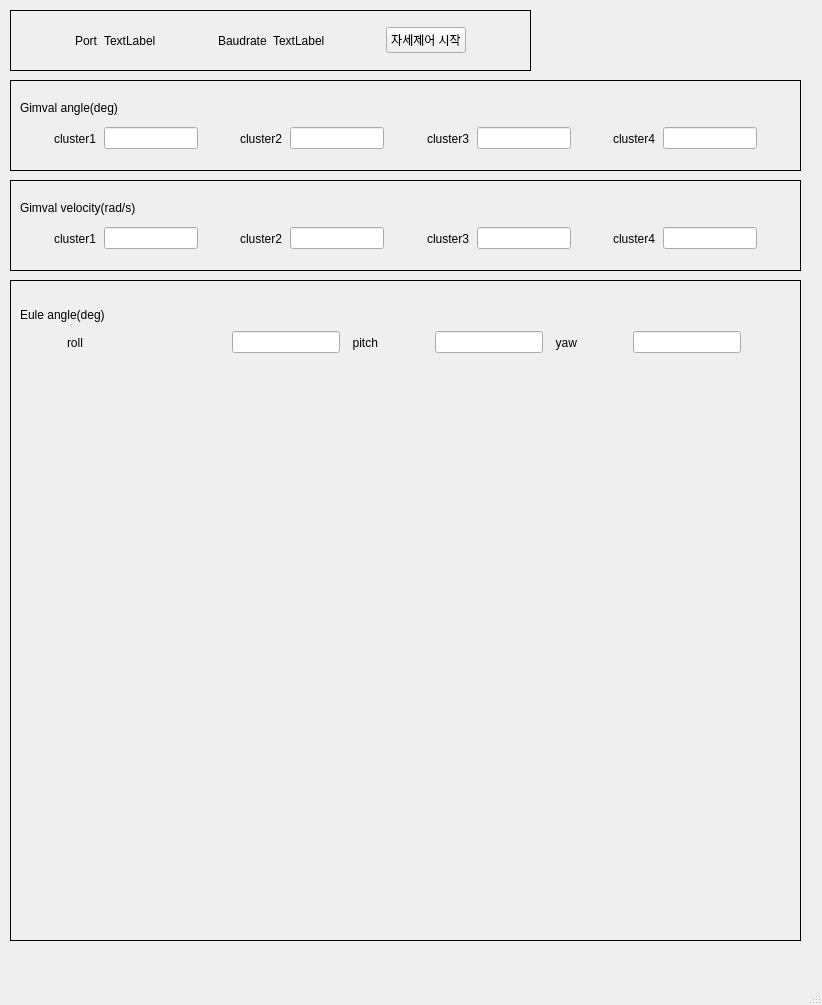
<?xml version="1.0" encoding="UTF-8"?>
<ui version="4.0">
 <class>MainWindow</class>
 <widget class="QMainWindow" name="MainWindow">
  <property name="geometry">
   <rect>
    <x>0</x>
    <y>0</y>
    <width>822</width>
    <height>1005</height>
   </rect>
  </property>
  <property name="windowTitle">
   <string>MainWindow</string>
  </property>
  <widget class="QWidget" name="centralwidget">
   <widget class="QFrame" name="frame">
    <property name="geometry">
     <rect>
      <x>10</x>
      <y>280</y>
      <width>791</width>
      <height>661</height>
     </rect>
    </property>
    <property name="frameShape">
     <enum>QFrame::Box</enum>
    </property>
    <property name="frameShadow">
     <enum>QFrame::Plain</enum>
    </property>
    <property name="lineWidth">
     <number>1</number>
    </property>
    <widget class="QWidget" name="verticalLayoutWidget_2">
     <property name="geometry">
      <rect>
       <x>10</x>
       <y>20</y>
       <width>771</width>
       <height>618</height>
      </rect>
     </property>
     <layout class="QVBoxLayout" name="verticalLayout_4">
      <property name="spacing">
       <number>0</number>
      </property>
      <item>
       <widget class="QLabel" name="label_27">
        <property name="minimumSize">
         <size>
          <width>0</width>
          <height>30</height>
         </size>
        </property>
        <property name="maximumSize">
         <size>
          <width>16777215</width>
          <height>30</height>
         </size>
        </property>
        <property name="text">
         <string>Eule angle(deg)</string>
        </property>
       </widget>
      </item>
      <item>
       <layout class="QHBoxLayout" name="horizontalLayout">
        <property name="spacing">
         <number>6</number>
        </property>
        <property name="leftMargin">
         <number>0</number>
        </property>
        <property name="topMargin">
         <number>0</number>
        </property>
        <property name="rightMargin">
         <number>50</number>
        </property>
        <property name="bottomMargin">
         <number>10</number>
        </property>
        <item>
         <spacer name="horizontalSpacer_3">
          <property name="orientation">
           <enum>Qt::Horizontal</enum>
          </property>
          <property name="sizeHint" stdset="0">
           <size>
            <width>40</width>
            <height>20</height>
           </size>
          </property>
         </spacer>
        </item>
        <item>
         <widget class="QLabel" name="label_3">
          <property name="minimumSize">
           <size>
            <width>0</width>
            <height>25</height>
           </size>
          </property>
          <property name="maximumSize">
           <size>
            <width>16777215</width>
            <height>30</height>
           </size>
          </property>
          <property name="text">
           <string>roll </string>
          </property>
         </widget>
        </item>
        <item>
         <spacer name="horizontalSpacer_9">
          <property name="orientation">
           <enum>Qt::Horizontal</enum>
          </property>
          <property name="sizeHint" stdset="0">
           <size>
            <width>40</width>
            <height>20</height>
           </size>
          </property>
         </spacer>
        </item>
        <item>
         <spacer name="horizontalSpacer_10">
          <property name="orientation">
           <enum>Qt::Horizontal</enum>
          </property>
          <property name="sizeHint" stdset="0">
           <size>
            <width>40</width>
            <height>20</height>
           </size>
          </property>
         </spacer>
        </item>
        <item>
         <spacer name="horizontalSpacer">
          <property name="orientation">
           <enum>Qt::Horizontal</enum>
          </property>
          <property name="sizeHint" stdset="0">
           <size>
            <width>40</width>
            <height>20</height>
           </size>
          </property>
         </spacer>
        </item>
        <item>
         <widget class="QLineEdit" name="lineEdit_3"/>
        </item>
        <item>
         <widget class="QLabel" name="label_2">
          <property name="maximumSize">
           <size>
            <width>16777215</width>
            <height>30</height>
           </size>
          </property>
          <property name="text">
           <string>  pitch </string>
          </property>
         </widget>
        </item>
        <item>
         <spacer name="horizontalSpacer_2">
          <property name="orientation">
           <enum>Qt::Horizontal</enum>
          </property>
          <property name="sizeHint" stdset="0">
           <size>
            <width>40</width>
            <height>20</height>
           </size>
          </property>
         </spacer>
        </item>
        <item>
         <widget class="QLineEdit" name="lineEdit_2"/>
        </item>
        <item>
         <widget class="QLabel" name="label">
          <property name="maximumSize">
           <size>
            <width>16777215</width>
            <height>30</height>
           </size>
          </property>
          <property name="text">
           <string>  yaw </string>
          </property>
         </widget>
        </item>
        <item>
         <spacer name="horizontalSpacer_4">
          <property name="orientation">
           <enum>Qt::Horizontal</enum>
          </property>
          <property name="sizeHint" stdset="0">
           <size>
            <width>40</width>
            <height>20</height>
           </size>
          </property>
         </spacer>
        </item>
        <item>
         <widget class="QLineEdit" name="lineEdit"/>
        </item>
       </layout>
      </item>
      <item>
       <widget class="QChartView" name="Eulerangle" native="true">
        <property name="minimumSize">
         <size>
          <width>0</width>
          <height>550</height>
         </size>
        </property>
       </widget>
      </item>
     </layout>
    </widget>
   </widget>
   <widget class="QFrame" name="frame_8">
    <property name="geometry">
     <rect>
      <x>10</x>
      <y>80</y>
      <width>791</width>
      <height>91</height>
     </rect>
    </property>
    <property name="frameShape">
     <enum>QFrame::Box</enum>
    </property>
    <property name="frameShadow">
     <enum>QFrame::Plain</enum>
    </property>
    <property name="lineWidth">
     <number>1</number>
    </property>
    <widget class="QWidget" name="verticalLayoutWidget_7">
     <property name="geometry">
      <rect>
       <x>10</x>
       <y>10</y>
       <width>771</width>
       <height>71</height>
      </rect>
     </property>
     <layout class="QVBoxLayout" name="verticalLayout_10">
      <property name="spacing">
       <number>0</number>
      </property>
      <item>
       <widget class="QLabel" name="label_32">
        <property name="minimumSize">
         <size>
          <width>0</width>
          <height>30</height>
         </size>
        </property>
        <property name="text">
         <string>Gimval angle(deg)</string>
        </property>
       </widget>
      </item>
      <item>
       <layout class="QHBoxLayout" name="horizontalLayout_6">
        <property name="spacing">
         <number>8</number>
        </property>
        <property name="leftMargin">
         <number>0</number>
        </property>
        <property name="topMargin">
         <number>0</number>
        </property>
        <property name="rightMargin">
         <number>0</number>
        </property>
        <property name="bottomMargin">
         <number>10</number>
        </property>
        <item>
         <spacer name="horizontalSpacer_31">
          <property name="orientation">
           <enum>Qt::Horizontal</enum>
          </property>
          <property name="sizeHint" stdset="0">
           <size>
            <width>40</width>
            <height>20</height>
           </size>
          </property>
         </spacer>
        </item>
        <item>
         <widget class="QLabel" name="label_11">
          <property name="minimumSize">
           <size>
            <width>0</width>
            <height>25</height>
           </size>
          </property>
          <property name="text">
           <string>cluster1</string>
          </property>
         </widget>
        </item>
        <item>
         <widget class="QLineEdit" name="lineEdit_18">
          <property name="maximumSize">
           <size>
            <width>100</width>
            <height>16777215</height>
           </size>
          </property>
         </widget>
        </item>
        <item>
         <spacer name="horizontalSpacer_33">
          <property name="orientation">
           <enum>Qt::Horizontal</enum>
          </property>
          <property name="sizeHint" stdset="0">
           <size>
            <width>40</width>
            <height>20</height>
           </size>
          </property>
         </spacer>
        </item>
        <item>
         <widget class="QLabel" name="label_22">
          <property name="text">
           <string>cluster2</string>
          </property>
         </widget>
        </item>
        <item>
         <widget class="QLineEdit" name="lineEdit_19">
          <property name="maximumSize">
           <size>
            <width>100</width>
            <height>16777215</height>
           </size>
          </property>
         </widget>
        </item>
        <item>
         <spacer name="horizontalSpacer_35">
          <property name="orientation">
           <enum>Qt::Horizontal</enum>
          </property>
          <property name="sizeHint" stdset="0">
           <size>
            <width>40</width>
            <height>20</height>
           </size>
          </property>
         </spacer>
        </item>
        <item>
         <widget class="QLabel" name="label_23">
          <property name="text">
           <string>cluster3</string>
          </property>
         </widget>
        </item>
        <item>
         <widget class="QLineEdit" name="lineEdit_20">
          <property name="maximumSize">
           <size>
            <width>100</width>
            <height>16777215</height>
           </size>
          </property>
         </widget>
        </item>
        <item>
         <spacer name="horizontalSpacer_34">
          <property name="orientation">
           <enum>Qt::Horizontal</enum>
          </property>
          <property name="sizeHint" stdset="0">
           <size>
            <width>40</width>
            <height>20</height>
           </size>
          </property>
         </spacer>
        </item>
        <item>
         <widget class="QLabel" name="label_24">
          <property name="text">
           <string>cluster4</string>
          </property>
         </widget>
        </item>
        <item>
         <widget class="QLineEdit" name="lineEdit_21">
          <property name="maximumSize">
           <size>
            <width>100</width>
            <height>16777215</height>
           </size>
          </property>
         </widget>
        </item>
        <item>
         <spacer name="horizontalSpacer_36">
          <property name="orientation">
           <enum>Qt::Horizontal</enum>
          </property>
          <property name="sizeHint" stdset="0">
           <size>
            <width>40</width>
            <height>20</height>
           </size>
          </property>
         </spacer>
        </item>
       </layout>
      </item>
     </layout>
    </widget>
   </widget>
   <widget class="QFrame" name="frame_9">
    <property name="geometry">
     <rect>
      <x>10</x>
      <y>180</y>
      <width>791</width>
      <height>91</height>
     </rect>
    </property>
    <property name="frameShape">
     <enum>QFrame::Box</enum>
    </property>
    <property name="frameShadow">
     <enum>QFrame::Plain</enum>
    </property>
    <property name="lineWidth">
     <number>1</number>
    </property>
    <widget class="QWidget" name="verticalLayoutWidget_8">
     <property name="geometry">
      <rect>
       <x>10</x>
       <y>10</y>
       <width>771</width>
       <height>71</height>
      </rect>
     </property>
     <layout class="QVBoxLayout" name="verticalLayout_11">
      <property name="spacing">
       <number>0</number>
      </property>
      <item>
       <widget class="QLabel" name="label_33">
        <property name="minimumSize">
         <size>
          <width>0</width>
          <height>30</height>
         </size>
        </property>
        <property name="text">
         <string>Gimval velocity(rad/s)</string>
        </property>
       </widget>
      </item>
      <item>
       <layout class="QHBoxLayout" name="horizontalLayout_7">
        <property name="spacing">
         <number>8</number>
        </property>
        <property name="leftMargin">
         <number>0</number>
        </property>
        <property name="topMargin">
         <number>0</number>
        </property>
        <property name="rightMargin">
         <number>0</number>
        </property>
        <property name="bottomMargin">
         <number>10</number>
        </property>
        <item>
         <spacer name="horizontalSpacer_32">
          <property name="orientation">
           <enum>Qt::Horizontal</enum>
          </property>
          <property name="sizeHint" stdset="0">
           <size>
            <width>40</width>
            <height>20</height>
           </size>
          </property>
         </spacer>
        </item>
        <item>
         <widget class="QLabel" name="label_14">
          <property name="minimumSize">
           <size>
            <width>0</width>
            <height>25</height>
           </size>
          </property>
          <property name="text">
           <string>cluster1</string>
          </property>
         </widget>
        </item>
        <item>
         <widget class="QLineEdit" name="lineEdit_22">
          <property name="maximumSize">
           <size>
            <width>100</width>
            <height>16777215</height>
           </size>
          </property>
         </widget>
        </item>
        <item>
         <spacer name="horizontalSpacer_37">
          <property name="orientation">
           <enum>Qt::Horizontal</enum>
          </property>
          <property name="sizeHint" stdset="0">
           <size>
            <width>40</width>
            <height>20</height>
           </size>
          </property>
         </spacer>
        </item>
        <item>
         <widget class="QLabel" name="label_25">
          <property name="text">
           <string>cluster2</string>
          </property>
         </widget>
        </item>
        <item>
         <widget class="QLineEdit" name="lineEdit_23">
          <property name="maximumSize">
           <size>
            <width>100</width>
            <height>16777215</height>
           </size>
          </property>
         </widget>
        </item>
        <item>
         <spacer name="horizontalSpacer_38">
          <property name="orientation">
           <enum>Qt::Horizontal</enum>
          </property>
          <property name="sizeHint" stdset="0">
           <size>
            <width>40</width>
            <height>20</height>
           </size>
          </property>
         </spacer>
        </item>
        <item>
         <widget class="QLabel" name="label_26">
          <property name="text">
           <string>cluster3</string>
          </property>
         </widget>
        </item>
        <item>
         <widget class="QLineEdit" name="lineEdit_24">
          <property name="maximumSize">
           <size>
            <width>100</width>
            <height>16777215</height>
           </size>
          </property>
         </widget>
        </item>
        <item>
         <spacer name="horizontalSpacer_39">
          <property name="orientation">
           <enum>Qt::Horizontal</enum>
          </property>
          <property name="sizeHint" stdset="0">
           <size>
            <width>40</width>
            <height>20</height>
           </size>
          </property>
         </spacer>
        </item>
        <item>
         <widget class="QLabel" name="label_29">
          <property name="text">
           <string>cluster4</string>
          </property>
         </widget>
        </item>
        <item>
         <widget class="QLineEdit" name="lineEdit_25">
          <property name="maximumSize">
           <size>
            <width>100</width>
            <height>16777215</height>
           </size>
          </property>
         </widget>
        </item>
        <item>
         <spacer name="horizontalSpacer_40">
          <property name="orientation">
           <enum>Qt::Horizontal</enum>
          </property>
          <property name="sizeHint" stdset="0">
           <size>
            <width>40</width>
            <height>20</height>
           </size>
          </property>
         </spacer>
        </item>
       </layout>
      </item>
     </layout>
    </widget>
   </widget>
   <widget class="QFrame" name="frame_10">
    <property name="geometry">
     <rect>
      <x>10</x>
      <y>10</y>
      <width>521</width>
      <height>61</height>
     </rect>
    </property>
    <property name="frameShape">
     <enum>QFrame::Box</enum>
    </property>
    <property name="frameShadow">
     <enum>QFrame::Plain</enum>
    </property>
    <property name="lineWidth">
     <number>1</number>
    </property>
    <widget class="QWidget" name="horizontalLayoutWidget">
     <property name="geometry">
      <rect>
       <x>10</x>
       <y>10</y>
       <width>501</width>
       <height>41</height>
      </rect>
     </property>
     <layout class="QHBoxLayout" name="horizontalLayout_3">
      <item>
       <spacer name="horizontalSpacer_14">
        <property name="orientation">
         <enum>Qt::Horizontal</enum>
        </property>
        <property name="sizeHint" stdset="0">
         <size>
          <width>40</width>
          <height>20</height>
         </size>
        </property>
       </spacer>
      </item>
      <item>
       <widget class="QLabel" name="label_4">
        <property name="text">
         <string>Port</string>
        </property>
       </widget>
      </item>
      <item>
       <widget class="QLabel" name="label_6">
        <property name="text">
         <string>TextLabel</string>
        </property>
       </widget>
      </item>
      <item>
       <spacer name="horizontalSpacer_15">
        <property name="orientation">
         <enum>Qt::Horizontal</enum>
        </property>
        <property name="sizeHint" stdset="0">
         <size>
          <width>40</width>
          <height>20</height>
         </size>
        </property>
       </spacer>
      </item>
      <item>
       <widget class="QLabel" name="label_5">
        <property name="text">
         <string>Baudrate</string>
        </property>
       </widget>
      </item>
      <item>
       <widget class="QLabel" name="label_8">
        <property name="text">
         <string>TextLabel</string>
        </property>
       </widget>
      </item>
      <item>
       <spacer name="horizontalSpacer_16">
        <property name="orientation">
         <enum>Qt::Horizontal</enum>
        </property>
        <property name="sizeHint" stdset="0">
         <size>
          <width>40</width>
          <height>20</height>
         </size>
        </property>
       </spacer>
      </item>
      <item>
       <widget class="QPushButton" name="pushButton_2">
        <property name="text">
         <string>자세제어 시작</string>
        </property>
       </widget>
      </item>
      <item>
       <spacer name="horizontalSpacer_13">
        <property name="orientation">
         <enum>Qt::Horizontal</enum>
        </property>
        <property name="sizeHint" stdset="0">
         <size>
          <width>40</width>
          <height>20</height>
         </size>
        </property>
       </spacer>
      </item>
     </layout>
    </widget>
   </widget>
  </widget>
  <widget class="QMenuBar" name="menubar">
   <property name="geometry">
    <rect>
     <x>0</x>
     <y>0</y>
     <width>822</width>
     <height>31</height>
    </rect>
   </property>
  </widget>
  <widget class="QStatusBar" name="statusbar"/>
 </widget>
 <customwidgets>
  <customwidget>
   <class>QChartView</class>
   <extends>QWidget</extends>
   <header>PyQt5.QtChart</header>
   <container>1</container>
  </customwidget>
 </customwidgets>
 <resources/>
 <connections/>
</ui>
